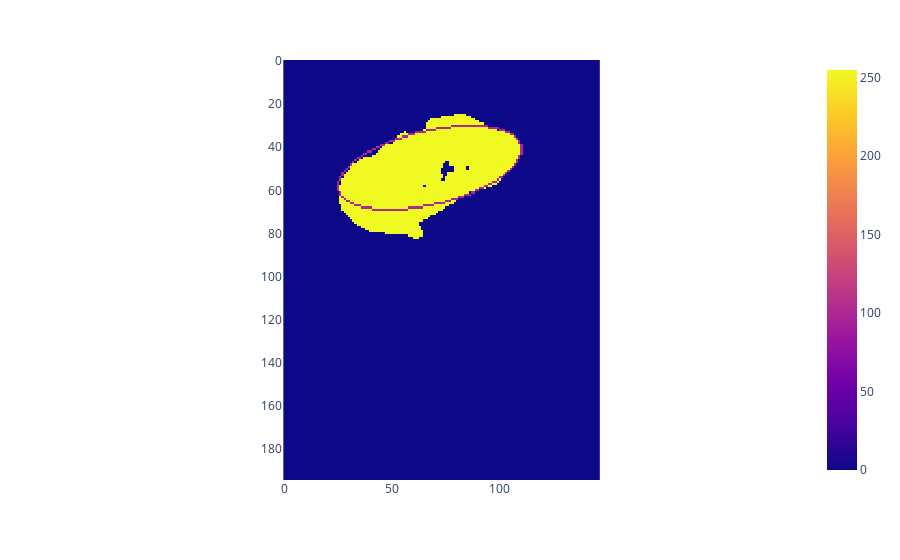

Notebook cell for this chart:
### Code cell
edges2 = np.copy(max_left_seg)

result.sort(order='accumulator')
best = list(result[-1])
yc, xc, a, b = [int(round(x)) for x in best[1:5]]
orientation = best[5]


for param in result[-1:]: 
    param = list(param)
    yc, xc, a, b = [int(round(x)) for x in param[1:5]]
    orientation = param[5]
    xs, ys = ellipse_perimeter(yc, xc, a, b, orientation)

    try:
        edges2[xs, ys] = 100
    except IndexError:
        # print(np.unique(xs))
        # print(np.unique(ys))
        pass

px.imshow(edges2)

### Figure 1 — Plotly figure (JSON) as saved in the notebook; plotly's stock layout.template omitted (floating-point values rounded to 4 significant figures; data arrays with more than 128 entries replaced by an {"elided": "..."} marker saying what was removed)
{"data": [{"coloraxis": "coloraxis", "hovertemplate": "x: %{x}<br>y: %{y}<br>color: %{z}<extra></extra>", "name": "0", "type": "heatmap", "xaxis": "x", "yaxis": "y", "z": {"elided": "195x147 int values"}}], "layout": {"coloraxis": {"colorscale": [[0, "#0d0887"], [0.1111, "#46039f"], [0.2222, "#7201a8"], [0.3333, "#9c179e"], [0.4444, "#bd3786"], [0.5556, "#d8576b"], [0.6667, "#ed7953"], [0.7778, "#fb9f3a"], [0.8889, "#fdca26"], [1, "#f0f921"]]}, "margin": {"t": 60}, "xaxis": {"anchor": "y", "constrain": "domain", "domain": [0, 1], "scaleanchor": "y"}, "yaxis": {"anchor": "x", "autorange": "reversed", "constrain": "domain", "domain": [0, 1]}}}
